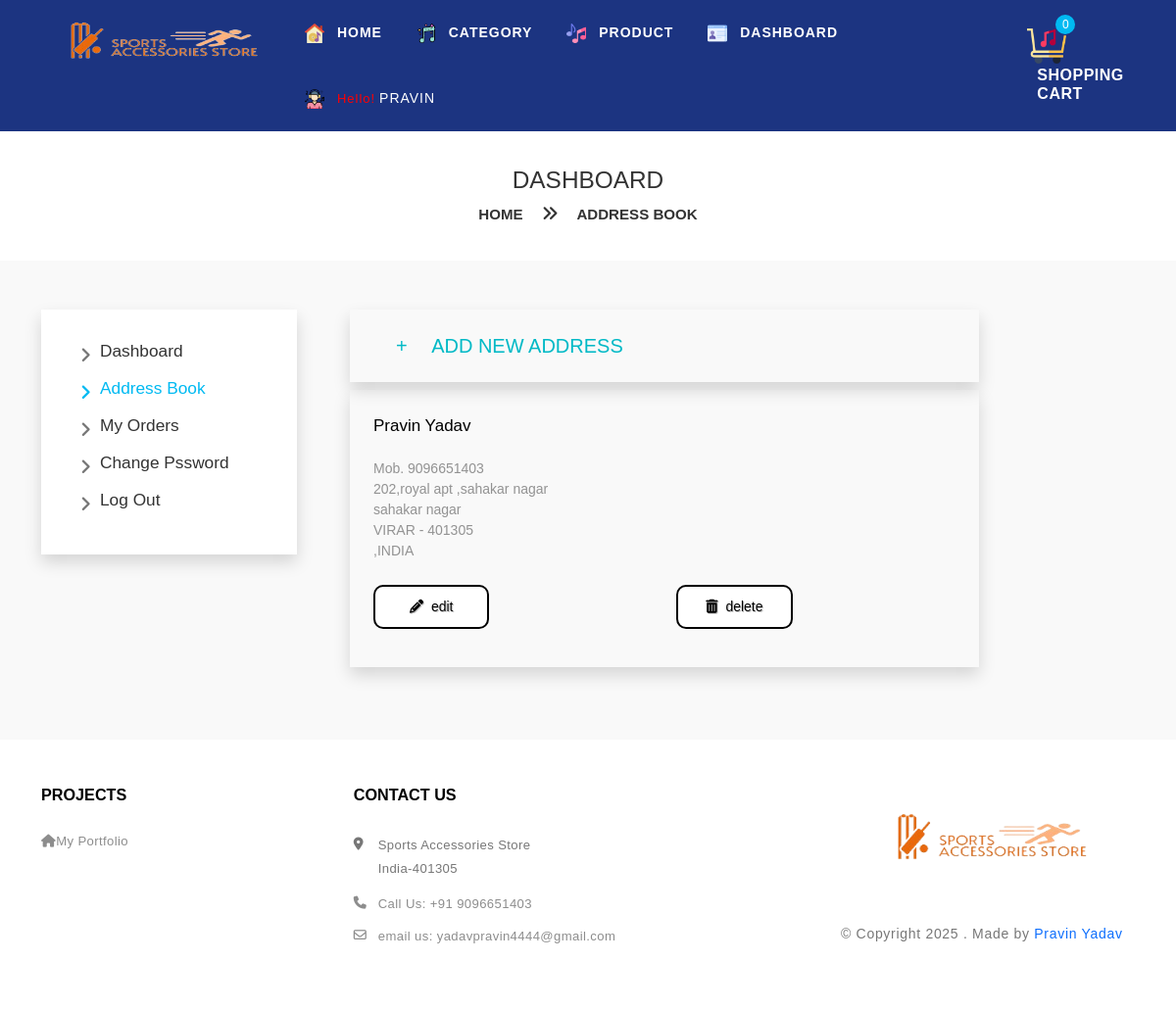
/user/address/ (signed in), run on the app's committed database.
### User/models.py (models this page shows, shortened)
class addressModel(models.Model):
    phone_number = models.BigIntegerField(null=True)
    first_name = models.CharField(max_length=30, null=True)
    last_name = models.CharField(max_length=30, null=True)
    locality = models.TextField(null=True)
    user_id = models.ForeignKey(A_User, on_delete=models.CASCADE)
    street_address = models.TextField(null=True)
    state = models.ForeignKey(stateModel, on_delete=models.CASCADE, null=True, blank=True)
    city = models.CharField(max_length=30, null=True)
    country = models.CharField(max_length=30, null=True)
    pincode = models.IntegerField(null=True)

### User/views.py (the view)
# urls.py: path('address/', include('Admin.address_master.urls')),
def address(request):
    if 'userid' in request.session:
        user2 = request.session.get('userid')
        obj = stateModel.objects.all()
        address_obj = addressModel.objects.filter(user_id=user2)
        count = cart_count(user2)
        user_obj2 = A_User.objects.get(id=user2)
        alldata = add_to_cart.objects.filter(user=user_obj2)
        total_price = cartdetail(alldata, user2)
        send_dat = {'cart_val': count, 'state_list': obj, 'cartt': alldata, 'total_price': total_price,
                    'address_obj': address_obj, 'address_active': 'address_master'}
        return render(request, 'user/address.html', send_dat)
    else:
        messages.success(request, 'First You Need to Login')
        return redirect('/user/accounts/login/')

### User/views.py (called while the page is built)
def cart_count(user):
    user_obj2 = A_User.objects.get(id=user)
    alldata = add_to_cart.objects.filter(user=user_obj2)
    soo = alldata.count()
    return soo

def cartdetail(alldata, user2):
    if alldata.exists():
        cart_product = [p for p in add_to_cart.objects.all()
                        if p.user.id == user2]
        total_amount = []
        total_quantity = []
        if cart_product:
            for p in cart_product:
                temp_quantity = p.quantity
                total_quantity.append(temp_quantity)
                tempamount = (p.quantity * p.product_id.pro_price)
                total_amount.append(tempamount)
            summ = 0
            total_quan = 0
            for i in range(0, len(total_amount)):
                summ = summ + total_amount[i]
            for i in range(0, len(total_quantity)):
                total_quan = total_quan + total_quantity[i]
        shipping_charge = 70
        total_price = summ + shipping_charge
        return total_price, summ

### templates/user/address.html (shortened to what this page needs)
{% extends 'user/profile.html' %}
{% block titall %} Address Book {% endblock %}
{% block contentt %}
<div class="col-md-9">
    <div class="dashboard-right" style="background-color: #ffffff00 !important;" >
        <div class="dashboard pt-0 pb-0" >
            <div class="col-md-10 mb-2" id="id_1" style="box-shadow: 0 0.5rem 1rem rgb(0 0 0 / 15%) !important;" >
                <div class="block-content" style="padding: 1px;" >
                    <div class="form-group col-md-10 m-4">
                        <div class="row" >
                            <div class="col-md-9">
                                <a href="javascript:void(0)" onclick="clicknew()" >
                                    <h4 style="font-weight: 500; font-size: 20px; color: #00b9c6; " > <span style="margin-left: 22px; margin-right: 20px; " >+</span>  ADD NEW ADDRESS</h4>
                                </a>
                            </div>
                        </div>
                    </div>
                </div>
            </div>
        </div>
        <div class="dashboard pt-0 pb-0" >
            {% for i in address_obj %}
                <div class="col-md-10 mb-4" id="id_2" style="box-shadow: 0 0.5rem 1rem rgb(0 0 0 / 15%) !important" >
                <div class="block-content">
                    <div class="form-group col-md-12 p-4">
                        <div class="row" >
                            <div class="col-md-12">
                                <div style="color: rgba(60,60,60,.54); " >
                                    <span style="color: black !important; text-transform: capitalize; font-size: 17px; font-weight: 400;" >{{i.first_name}} {{i.last_name}}</span><br>
                                    <br><span>Mob. {{i.phone_number}}</span><br>
                                    <span>
                                        {{i.street_address}}
                                    </span><br>
                                    {% if i.locality == None %}
                                    <span>
                                    </span>
                                    {% else %}
                                    <span>{{i.locality}}</span><br>
                                    {% endif %}
                                    <span style="text-transform: uppercase;" >{{i.city}} - {{i.pincode}}</span><br>
                                    <span style="text-transform: uppercase;"  >{{i.state}},{{i.country}}</span><br>
                                </div>
                            </div>
                            <div class="col-md-12 form-group mt-4">
                                <div class="row" >
                                    <div class="col-md-6 width-50">
                                        <a href="javascript:void(0)">
                                            <button type="button" class="add_edit" onclick="edit_add({{i.id}})" >
                                                <i class="fa fa-pencil" aria-hidden="true"></i>
                                                <span class="ps-1" >
                                                    edit
                                                </span>
                                            </button>
                                        </a>
                                    </div>
                                    <div class="col-md-6 width-50">
                                        <a href="javascript:void(0)" onclick="addressdelete({{i.id}})" >
                                            <button type="button" class="add_delete" >
                                                <i class="fa fa-trash" aria-hidden="true"></i>
                                                <span class="ps-1" >
                                                    delete
                                                </span>
                                            </button>
                                        </a>
                                    </div>
                                </div>
                            </div>
                        </div>
                    </div>
                </div>
        </div>
            {% endfor %}
        </div>
    </div>
</div>
{% endblock %}

### data on the page
addressModel: first_name "Pravin", last_name "Yadav", phone_number "9096651403", street_address "202,royal apt ,sahakar nagar", locality "sahakar nagar", city "VIRAR", pincode "401305", country "INDIA"

### other printed values
{{ request.session.username }} "PRAVIN"
{{ cart_val }} "0"
